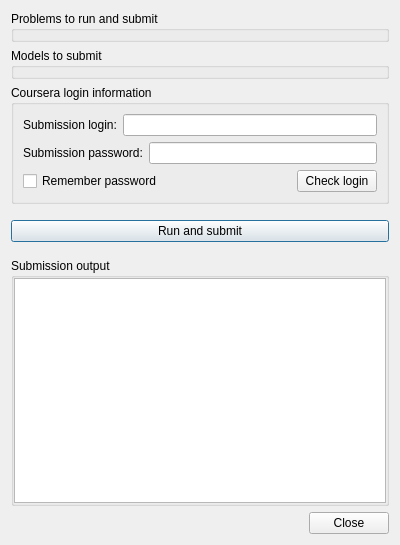
<?xml version="1.0" encoding="UTF-8"?>
<ui version="4.0">
 <class>CourseraSubmission</class>
 <widget class="QDialog" name="CourseraSubmission">
  <property name="geometry">
   <rect>
    <x>0</x>
    <y>0</y>
    <width>400</width>
    <height>545</height>
   </rect>
  </property>
  <property name="sizePolicy">
   <sizepolicy hsizetype="Preferred" vsizetype="MinimumExpanding">
    <horstretch>0</horstretch>
    <verstretch>0</verstretch>
   </sizepolicy>
  </property>
  <property name="windowTitle">
   <string>Submit to Coursera</string>
  </property>
  <layout class="QVBoxLayout" name="verticalLayout_3">
   <item>
    <widget class="QGroupBox" name="problemBox">
     <property name="title">
      <string>Problems to run and submit</string>
     </property>
    </widget>
   </item>
   <item>
    <widget class="QGroupBox" name="modelBox">
     <property name="title">
      <string>Models to submit</string>
     </property>
    </widget>
   </item>
   <item>
    <widget class="QGroupBox" name="loginGroup">
     <property name="title">
      <string>Coursera login information</string>
     </property>
     <layout class="QVBoxLayout" name="verticalLayout_2">
      <item>
       <layout class="QHBoxLayout" name="horizontalLayout">
        <property name="sizeConstraint">
         <enum>QLayout::SetMinimumSize</enum>
        </property>
        <item>
         <widget class="QLabel" name="label_3">
          <property name="text">
           <string>Submission login:</string>
          </property>
         </widget>
        </item>
        <item>
         <widget class="QLineEdit" name="login"/>
        </item>
       </layout>
      </item>
      <item>
       <layout class="QHBoxLayout" name="horizontalLayout_2">
        <property name="sizeConstraint">
         <enum>QLayout::SetMinimumSize</enum>
        </property>
        <item>
         <widget class="QLabel" name="label_4">
          <property name="text">
           <string>Submission password:</string>
          </property>
         </widget>
        </item>
        <item>
         <widget class="QLineEdit" name="password">
          <property name="echoMode">
           <enum>QLineEdit::Password</enum>
          </property>
         </widget>
        </item>
       </layout>
      </item>
      <item>
       <layout class="QHBoxLayout" name="horizontalLayout_3">
        <property name="sizeConstraint">
         <enum>QLayout::SetMinimumSize</enum>
        </property>
        <item>
         <widget class="QCheckBox" name="storePassword">
          <property name="text">
           <string>Remember password</string>
          </property>
         </widget>
        </item>
        <item>
         <spacer name="horizontalSpacer">
          <property name="orientation">
           <enum>Qt::Horizontal</enum>
          </property>
          <property name="sizeHint" stdset="0">
           <size>
            <width>40</width>
            <height>20</height>
           </size>
          </property>
         </spacer>
        </item>
        <item>
         <widget class="QPushButton" name="checkLoginButton">
          <property name="text">
           <string>Check login</string>
          </property>
         </widget>
        </item>
       </layout>
      </item>
     </layout>
    </widget>
   </item>
   <item>
    <spacer name="verticalSpacer">
     <property name="orientation">
      <enum>Qt::Vertical</enum>
     </property>
     <property name="sizeType">
      <enum>QSizePolicy::Minimum</enum>
     </property>
     <property name="sizeHint" stdset="0">
      <size>
       <width>20</width>
       <height>10</height>
      </size>
     </property>
    </spacer>
   </item>
   <item>
    <widget class="QPushButton" name="runButton">
     <property name="text">
      <string>Run and submit</string>
     </property>
     <property name="autoDefault">
      <bool>false</bool>
     </property>
     <property name="default">
      <bool>true</bool>
     </property>
    </widget>
   </item>
   <item>
    <spacer name="verticalSpacer_2">
     <property name="orientation">
      <enum>Qt::Vertical</enum>
     </property>
     <property name="sizeType">
      <enum>QSizePolicy::Minimum</enum>
     </property>
     <property name="sizeHint" stdset="0">
      <size>
       <width>20</width>
       <height>10</height>
      </size>
     </property>
    </spacer>
   </item>
   <item>
    <widget class="QGroupBox" name="outputGroup">
     <property name="title">
      <string>Submission output</string>
     </property>
     <layout class="QVBoxLayout" name="verticalLayout">
      <property name="leftMargin">
       <number>0</number>
      </property>
      <property name="topMargin">
       <number>0</number>
      </property>
      <property name="rightMargin">
       <number>0</number>
      </property>
      <property name="bottomMargin">
       <number>0</number>
      </property>
      <item>
       <widget class="QTextBrowser" name="textBrowser"/>
      </item>
     </layout>
    </widget>
   </item>
   <item>
    <widget class="QDialogButtonBox" name="buttonBox">
     <property name="orientation">
      <enum>Qt::Horizontal</enum>
     </property>
     <property name="standardButtons">
      <set>QDialogButtonBox::Close</set>
     </property>
    </widget>
   </item>
  </layout>
 </widget>
 <resources/>
 <connections>
  <connection>
   <sender>buttonBox</sender>
   <signal>accepted()</signal>
   <receiver>CourseraSubmission</receiver>
   <slot>accept()</slot>
   <hints>
    <hint type="sourcelabel">
     <x>248</x>
     <y>254</y>
    </hint>
    <hint type="destinationlabel">
     <x>157</x>
     <y>274</y>
    </hint>
   </hints>
  </connection>
  <connection>
   <sender>buttonBox</sender>
   <signal>rejected()</signal>
   <receiver>CourseraSubmission</receiver>
   <slot>reject()</slot>
   <hints>
    <hint type="sourcelabel">
     <x>316</x>
     <y>260</y>
    </hint>
    <hint type="destinationlabel">
     <x>286</x>
     <y>274</y>
    </hint>
   </hints>
  </connection>
 </connections>
</ui>
